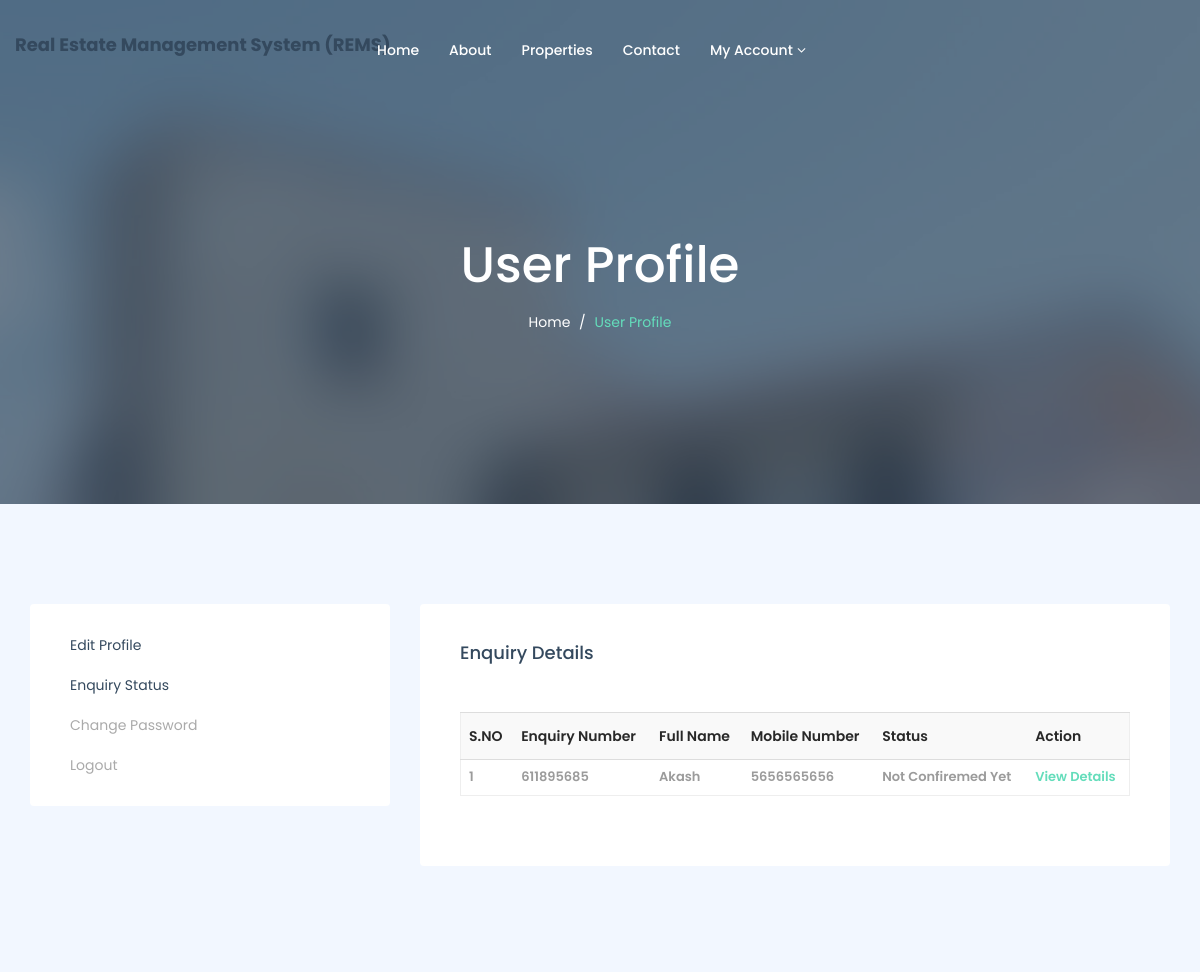
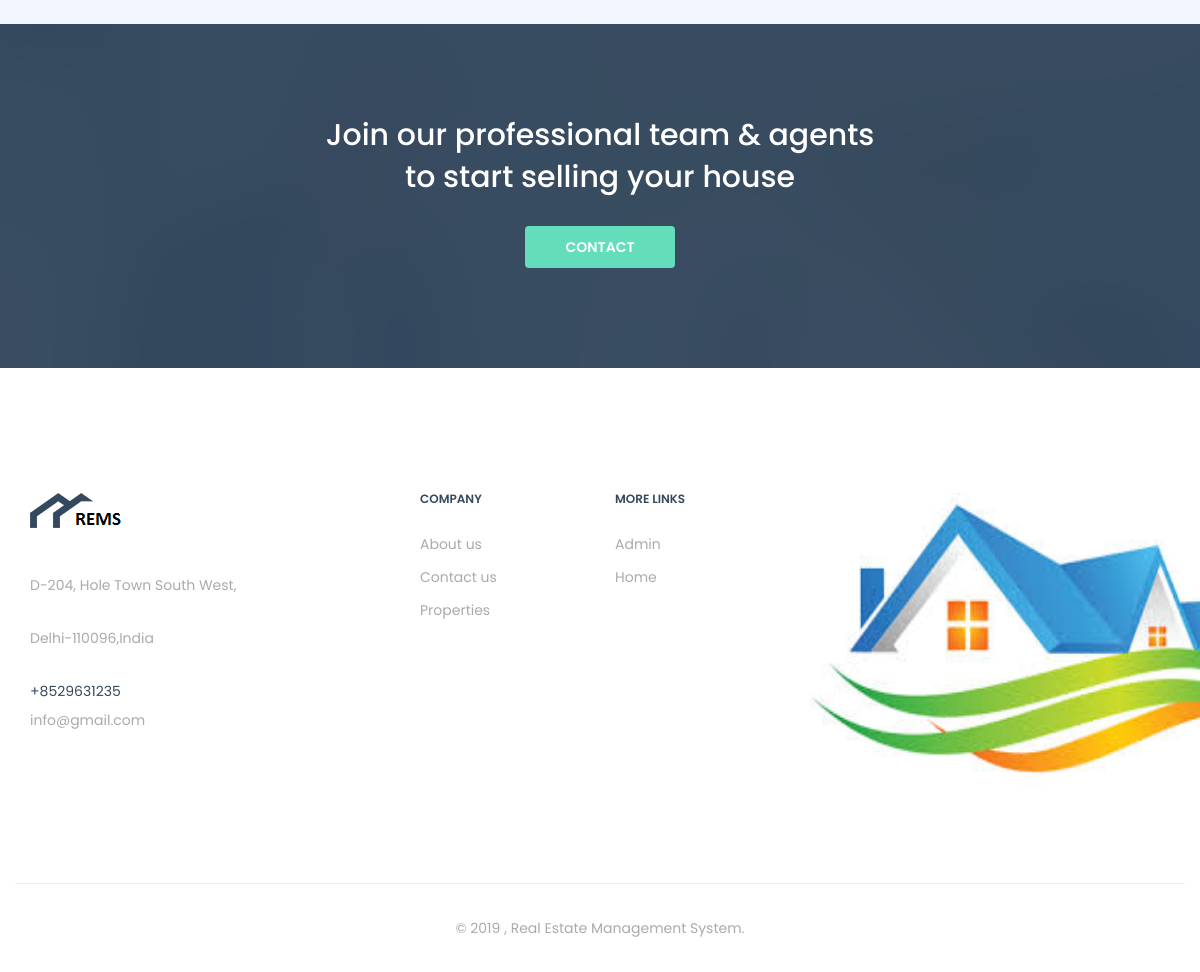
Page /rems/enquiry-status.php (signed in) on the committed database (2 pictures, top to bottom).
### tables this page shows
CREATE TABLE `tblenquiry` (
  `ID` int(11) NOT NULL,
  `PropertyID` int(10) NOT NULL,
  `FullName` varchar(200) NOT NULL,
  `Email` varchar(200) NOT NULL,
  `MobileNumber` bigint(10) NOT NULL,
  `Message` mediumtext NOT NULL,
  `EnquiryNumber` varchar(200) NOT NULL,
  `EnquiryDate` timestamp NOT NULL DEFAULT current_timestamp(),
  `Status` varchar(10) DEFAULT NULL,
  `Remark` varchar(200) DEFAULT NULL,
  `RemarkDate` timestamp NULL DEFAULT NULL ON UPDATE current_timestamp()
);

CREATE TABLE `tblpage` (
  `ID` int(10) NOT NULL,
  `PageType` varchar(120) DEFAULT NULL,
  `PageTitle` mediumtext DEFAULT NULL,
  `PageDescription` mediumtext DEFAULT NULL,
  `Email` varchar(120) DEFAULT NULL,
  `MobileNumber` bigint(10) DEFAULT NULL,
  `UpdationDate` timestamp NULL DEFAULT NULL ON UPDATE current_timestamp()
);

### rems/enquiry-status.php (the view, shortened to what this page needs)
<?php
if (strlen($_SESSION['remsuid']==0)) {
  header('location:logout.php');
  } else{
?>
<!DOCTYPE html>
<html dir="ltr" lang="en-US">
<head>
    <link href="assets/css/external.css" rel="stylesheet">
    <link href="assets/css/bootstrap.min.css" rel="stylesheet">
    <link href="assets/css/style.css" rel="stylesheet">
</head>
<body>
    <div id="wrapper" class="wrapper clearfix">
         <?php include_once('includes/header.php');?>
        <section id="page-title" class="page-title bg-overlay bg-overlay-dark2">
            <div class="container">
                <div class="row">
                    <div class="col-xs-12 col-sm-12 col-md-6 col-md-offset-3">
                        <div class="title title-1 text-center">
                            <div class="title--content">
                                <div class="title--heading">
                                    <h1>user Profile</h1>
                                </div>
                                <ol class="breadcrumb">
                                    <li><a href="index.php">Home</a></li>
                                    <li class="active">user Profile</li>
                                </ol>
                            </div>
                        </div>
                    </div>
                </div>
            </div>
        </section>
        <section id="user-profile" class="user-profile">
            <div class="container">
                <div class="row">
                    <?php include_once('includes/sidebar.php');?>
                    <div class="col-xs-12 col-sm-12 col-md-8">
                            <div class="form-box">
                                <h4 class="form--title">Enquiry Details</h4>
                                <div class="form-group">
                                   <table class="table">
                <thead>
                                        <tr>
                                            <tr>
                  <th>S.NO</th>
                    <th>Enquiry Number</th>
                    <th>Full Name</th>
                    <th>Mobile Number</th>
                          <th>Status</th>
                          <th>Action</th>
                </tr>
                                                                                                                                                                                                                                                                                                                                                                                                                                                                                                                                                                                                                                                                                                                                                                                                                                                                                                                                                                                                                                                                                                                                                                                                                                                                                                                                                                                                                                                                                                                                                                                                                                                                                                                                                                                                                                                                                                                                                                                                                                                                                                                                                                                                                                                                                                                                                                                                                                                                                                                                                                                                                                                                                                                                              </tr>
                                        </thead>
               <?php
               $uemail=$_SESSION['uemail'];
$ret=mysqli_query($con,"select * from  tblenquiry where Email='$uemail'");
$cnt=1;
while ($row=mysqli_fetch_array($ret)) {
?>
                <tr>
                  <td><?php echo $cnt;?></td>
                  <td><?php  echo $row['EnquiryNumber'];?></td>
                  <td><?php  echo $row['FullName'];?></td>
                  <td><?php  echo $row['MobileNumber'];?></td>
                  <td><?php if($row['Status']=="")
{
echo "Not Confiremed Yet";
} else {
echo $row['Status'];
}?></td>
                  <td><a href="view-enquiry-detail.php?viewid=<?php echo $row['ID'];?>">View Details</a></td>
                </tr>
                <?php
$cnt=$cnt+1;
}?>
              </table>
                                </div>
                            </div>
                    </div>
                </div>
            </div>
        </section>
        <section id="cta" class="cta cta-1 text-center bg-overlay bg-overlay-dark pt-90">
            <div class="container">
                <div class="row">
                    <div class="col-xs-12 col-sm-12 col-md-6 col-md-offset-3">
                        <h3>Join our professional team & agents to start selling your house</h3>
                        <a href="contact.php" class="btn btn--primary">Contact</a>
                    </div>
                </div>
            </div>
        </section>
       <?php include_once('includes/footer.php');?>
    </div>
</body>
</html>
<?php }  ?>

### rems/includes/footer.php (shortened to what this page needs)
 <?php
include('includes/dbconnection.php');
?>
 <footer id="footer" class="footer footer-1 bg-white">
            <div class="footer-widget">
                <div class="container">
                    <div class="row">
                        <div class="col-xs-12 col-sm-6 col-md-3 widget--about">
                            <div class="widget--content">
                                <?php
$ret=mysqli_query($con,"select * from tblpage where PageType='contactus'");
while ($row=mysqli_fetch_array($ret)) {
?>
                                <div class="footer--logo">
                                    <img src="assets/images/logo/logo-dark3.png" alt="logo">
                                </div>
                                <p><?php  echo $row['PageDescription'];?></p>
                                <div class="footer--contact">
                                    <ul class="list-unstyled mb-0">
                                        <li>+<?php  echo $row['MobileNumber'];?></li>
                                        <li> <p><?php  echo $row['Email'];?></p></li>
                                    </ul>
                                </div>
                            </div>
                            <?php } ?>
                        </div>
                        <div class="col-xs-12 col-sm-3 col-md-2 col-md-offset-1 widget--links">
                            <div class="widget--title">
                                <h5>Company</h5>
                            </div>
                            <div class="widget--content">
                                <ul class="list-unstyled mb-0">
                                    <li><a href="about.php">About us</a></li>
                                    <li><a href="contact.php">Contact us</a></li>
                                   <li><a href="properties-grid.php">Properties</a></li>
                                </ul>
                            </div>
                        </div>
                        <div class="col-xs-12 col-sm-3 col-md-2 widget--links">
                            <div class="widget--title">
                                <h5>More Links</h5>
                            </div>
                            <div class="widget--content">
                                <ul class="list-unstyled mb-0">
                                    <li><a href="admin/login.php">Admin</a></li>
                                    <li><a href="index.php">Home</a></li>
                                </ul>
                            </div>
                        </div>
                        <div class="col-xs-12 col-sm-12 col-md-4 widget--newsletter">
                            <img src="assets/images/about/download.jpg" width="500" height="300" alt="logo">
                        </div>
                    </div>
                </div>
            </div>
            <div class="footer--copyright text-center">
                <div class="container">
                    <div class="row footer--bar">
                        <div class="col-xs-12 col-sm-12 col-md-12">
                            <span>© 2019 , Real Estate Management System.</span>
                        </div>
                    </div>
                </div>
            </div>
        </footer>

### rows in the picture
tblenquiry: EnquiryNumber "611895685", FullName "Akash", MobileNumber "5656565656", shows "Not Confiremed Yet"
tblpage: PageDescription "D-204, Hole Town South West, Delhi-110096,India", MobileNumber "8529631235", Email "info@gmail.com"
